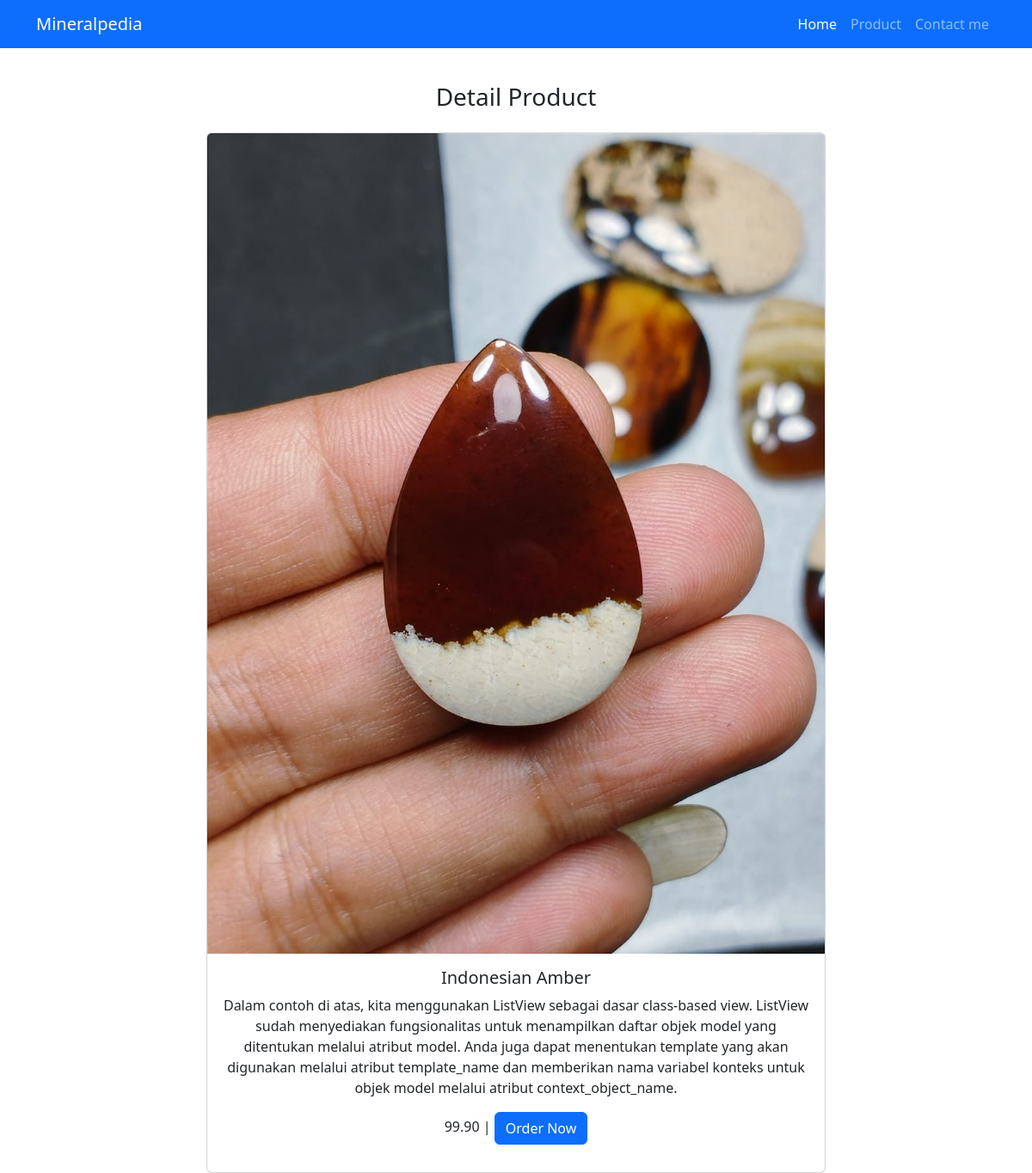
The page /product/1/detail/ on the database its author committed.
### product/models.py (models this page shows, shortened)
class Product(models.Model):
    name = models.CharField(max_length=50)
    category = models.CharField(max_length=50)
    description = models.TextField()
    price = models.DecimalField(max_digits=10, decimal_places=2)
    image = models.ImageField(upload_to='products')

### product/views.py (the view)
# urls.py: path("<int:pk>/detail/", ProductDetailView.as_view(), name="product-detail"),
class ProductDetailView(DetailView):
    model = Product
    template_name = "product/product_detail.html"
    context_object_name = 'product'

### templates/product/product_detail.html
{% extends 'base.html' %}
{% block content %}
<div class="container text-center">
    <div class="row">
        <div class="col mb-3">
            <h3>Detail Product</h3>
        </div>
    </div>
    <div class="row d-flex justify-content-center">
        <div class="col-md-8">
            <div class="card">
                <img src="{{product.image.url}}" class="card-img-top" alt="{{product.name}}">
                <div class="card-body">
                  <h5 class="card-title">{{product.name}}</h5>
                  <p class="card-text">{{product.description}}</p>
                  <p>{{product.price}} | <a href="{% url 'product:product-order' product.pk %}" class="btn btn-primary">Order Now</a></p>
                </div>
            </div>
        </div>
    </div>
</div>
{% endblock content %}

### rows shown on the page
Product: image (picture), name "Indonesian Amber", description "Dalam contoh di atas, kita menggunakan ListView sebagai dasar class-based view. ListView sudah menyediakan fungsionalitas untuk menampilkan daftar objek model yang ditentukan melalui atribut model. Anda juga dapat menentukan template yang akan digunakan melalui atribut template_name dan memberikan nama variabel konteks untuk objek model melalui atribut context_object_name.", price "99.90"
